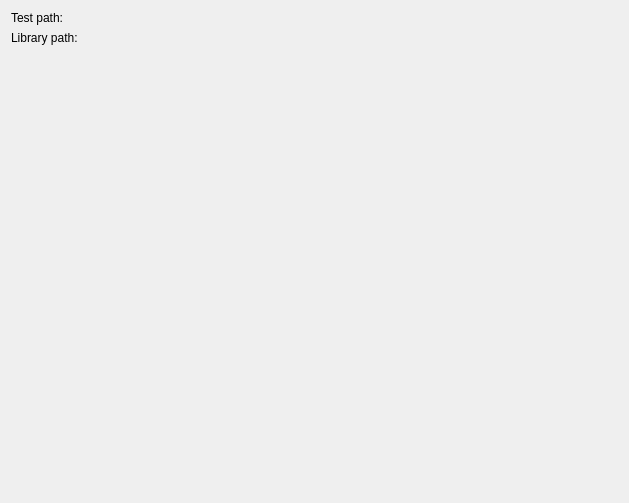
<?xml version="1.0" encoding="UTF-8"?>
<ui version="4.0">
 <class>PlanWidget</class>
 <widget class="QWidget" name="PlanWidget">
  <property name="geometry">
   <rect>
    <x>0</x>
    <y>0</y>
    <width>629</width>
    <height>503</height>
   </rect>
  </property>
  <property name="windowTitle">
   <string>Form</string>
  </property>
  <layout class="QVBoxLayout" name="verticalLayout">
   <item>
    <layout class="QFormLayout" name="formLayout">
     <property name="fieldGrowthPolicy">
      <enum>QFormLayout::AllNonFixedFieldsGrow</enum>
     </property>
     <item row="0" column="0">
      <widget class="QLabel" name="testLabel">
       <property name="text">
        <string>Test path:</string>
       </property>
      </widget>
     </item>
     <item row="0" column="1">
      <widget class="Tester::Gui::PathSelectorWidget" name="TestPathSelector" native="true">
       <property name="sizePolicy">
        <sizepolicy hsizetype="Expanding" vsizetype="Preferred">
         <horstretch>0</horstretch>
         <verstretch>0</verstretch>
        </sizepolicy>
       </property>
      </widget>
     </item>
     <item row="1" column="0">
      <widget class="QLabel" name="libraryLabel">
       <property name="text">
        <string>Library path:</string>
       </property>
      </widget>
     </item>
     <item row="1" column="1">
      <widget class="Tester::Gui::PathSelectorWidget" name="LibraryPathSelector" native="true">
       <property name="sizePolicy">
        <sizepolicy hsizetype="Expanding" vsizetype="Preferred">
         <horstretch>0</horstretch>
         <verstretch>0</verstretch>
        </sizepolicy>
       </property>
      </widget>
     </item>
    </layout>
   </item>
   <item>
    <widget class="Tester::Gui::MonitoringWidget" name="MonitoringView" native="true">
     <property name="sizePolicy">
      <sizepolicy hsizetype="Expanding" vsizetype="Expanding">
       <horstretch>0</horstretch>
       <verstretch>0</verstretch>
      </sizepolicy>
     </property>
     <property name="autoFillBackground">
      <bool>true</bool>
     </property>
    </widget>
   </item>
  </layout>
 </widget>
 <customwidgets>
  <customwidget>
   <class>Tester::Gui::PathSelectorWidget</class>
   <extends>QWidget</extends>
   <header>pathselectorwidget.h</header>
   <container>1</container>
  </customwidget>
  <customwidget>
   <class>Tester::Gui::MonitoringWidget</class>
   <extends>QWidget</extends>
   <header>monitoringwidget.h</header>
   <container>1</container>
  </customwidget>
 </customwidgets>
 <resources/>
 <connections/>
</ui>
